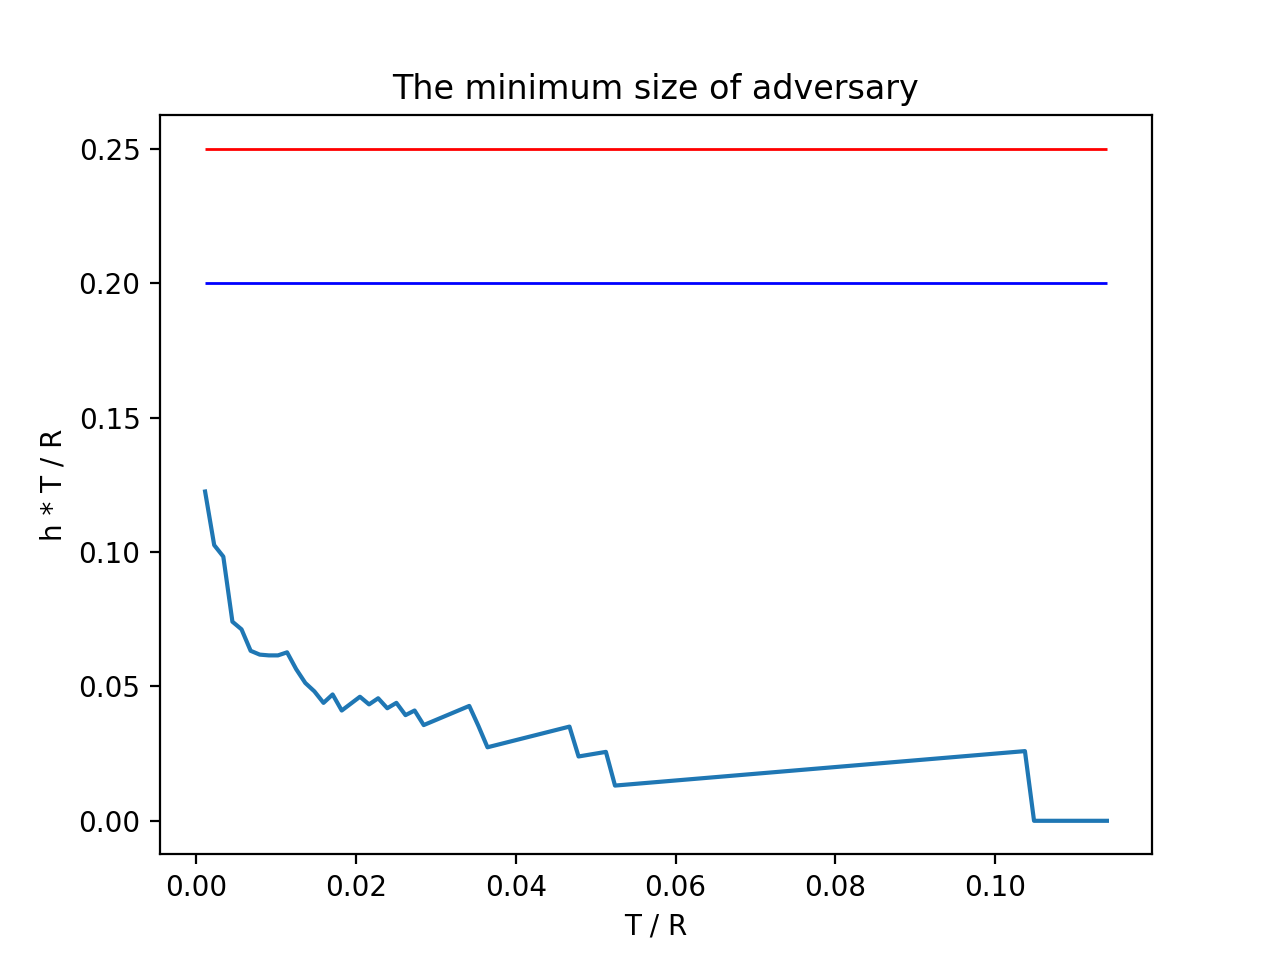

Generate this figure with Python:
import csv
import matplotlib.pyplot as plt
import numpy as np

file = open("cosmos.csv")
csvreader = csv.reader(file)

x = next(csvreader)
x = [int(e) for e in x]

R = sum(x)
I = len(x)
theta = 1/4

def get_beta(T):
    waste = [e % T for e in x]
    
    return sum(waste) / I


T = np.linspace(10000, 1000000, 100)
h = []
for t in T:
    beta = get_beta(t)
    h.append(((R - I * beta) * theta) / t * t / R)


fig, ax = plt.subplots()  # Create a figure containing a single axes.
T = T / R
ax.plot(T, h, label="The minimum size")  # Plot some data on the axes.
ax.hlines(y=theta, xmin=min(T), xmax=max(T), linewidth=1, color='r', label="Resiliency bound")
ax.hlines(y=1/5, xmin=min(T), xmax=max(T), linewidth=1, color='b', label="Rich adversary")

ax.set_xlabel("T / R")  # Add an x-label to the axes.
ax.set_ylabel("h * T / R")  # Add a y-label to the axes.
ax.set_title("The minimum size of adversary")  # Add a title to the axes.

plt.show()
fig.savefig("upper_bound_cosmos.png")